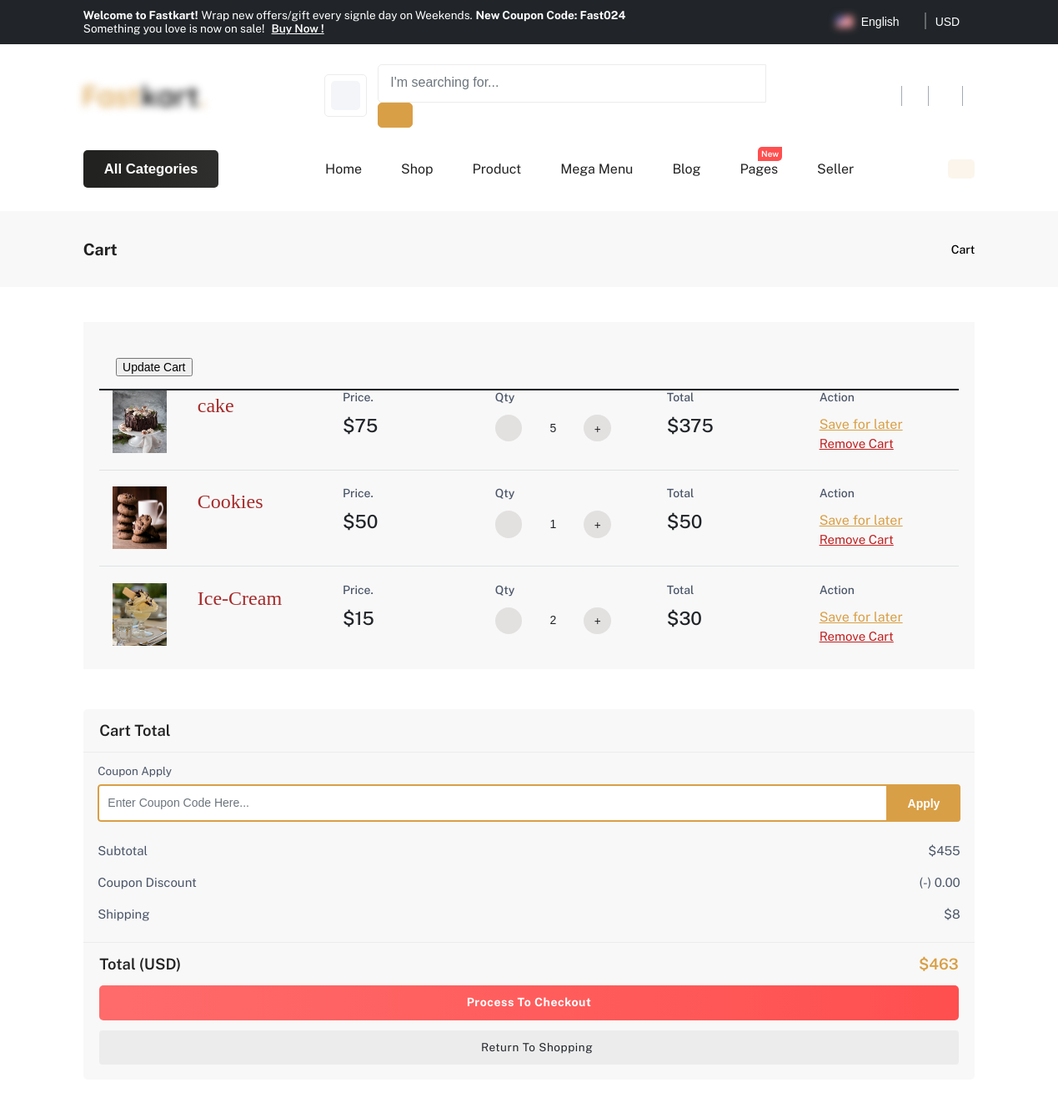
/show_cart/ (signed in, upper part), run on an earlier commit of the app's database.
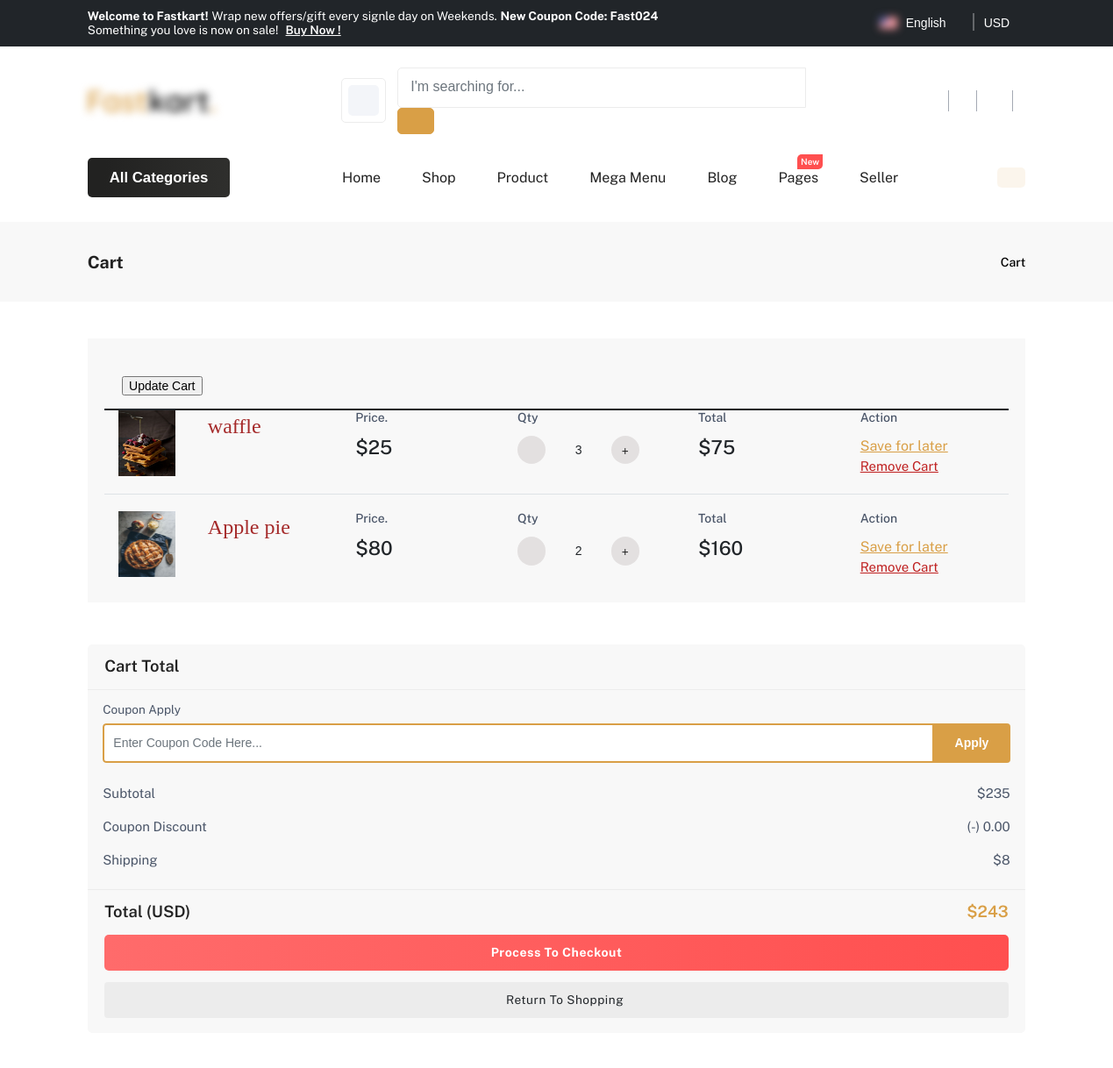
And on a later commit of the database.
### app_shop/models.py (models this page shows, shortened)
class Cart(models.Model):
    prd_id=models.ForeignKey(Product,on_delete=models.CASCADE)
    buyer_id=models.ForeignKey(User,on_delete=models.CASCADE)
    qty=models.IntegerField(default=0)
    total=models.IntegerField(default=0)

### app_seller/models.py (models this page shows)
class Product(models.Model):
    pro_name=models.CharField(max_length=50)
    pro_price=models.IntegerField()
    pro_qty=models.IntegerField()
    pro_image=models.FileField(upload_to="product/",default="pro.jpg")
    pro_desc=models.TextField(max_length=500)
    seller_id=models.ForeignKey(Seller_user,on_delete=models.CASCADE)

### app_shop/views.py (the view)
# urls.py: path('show_cart/',views.show_cart,name='show_cart'),
def show_cart(request):
    data=User.objects.get(email=request.session["email"])
    all_cart=Cart.objects.filter(buyer_id=data.id)
    sub_total=0
    for i in all_cart:
        sub_total+=i.total
    final_total=sub_total+8
    return render(request,"cart.html",{"all_cart":all_cart,"sub_total":sub_total,"final_total":final_total})

### app_shop/templates/cart.html (shortened to what this page needs)
{% extends 'header_footer.html' %}{% load static %} {% block content %}
<!DOCTYPE html>
<html lang="en">
<head>
    <link id="rtl-link" rel="stylesheet" type="text/css" href="{% static 'assets/css/vendors/bootstrap.css' %}">
    <link rel="stylesheet" type="text/css" href="{% static 'assets/css/vendors/font-awesome.css' %}">
    <link rel="stylesheet" type="text/css" href="{% static 'assets/css/vendors/feather-icon.css' %}">
    <link rel="stylesheet" type="text/css" href="{% static 'assets/css/vendors/slick/slick.css' %}">
    <link rel="stylesheet" type="text/css" href="{% static 'assets/css/vendors/slick/slick-theme.css' %}">
    <link rel="stylesheet" type="text/css" href="{% static 'assets/css/bulk-style.css' %}">
    <link id="color-link" rel="stylesheet" type="text/css" href="{% static 'assets/css/style.css' %}">
</head>
<body>
    <section class="breadscrumb-section pt-0">
        <div class="container-fluid-lg">
            <div class="row">
                <div class="col-12">
                    <div class="breadscrumb-contain">
                        <h2>Cart</h2>
                        <nav>
                            <ol class="breadcrumb mb-0">
                                <li class="breadcrumb-item">
                                    <a href="index.html">
                                        <i class="fa-solid fa-house"></i>
                                    </a>
                                </li>
                                <li class="breadcrumb-item active" aria-current="page">Cart</li>
                            </ol>
                        </nav>
                    </div>
                </div>
            </div>
        </div>
    </section>
    <section class="cart-section section-b-space">
        <div class="container-fluid-lg">
            <div class="row g-sm-5 g-3">
                <div class="col-xxl-9">
                    <div class="cart-table">
                        <div class="table-responsive-xl">
                            <table class="table">
                            <form action="{% url 'update_cart'%}" method="post">
                                <tbody>
                                    {% for i in all_cart %}
                                    <tr class="product-box-contain">
                                        <td class="product-detail">
                                            <div class="product border-0">
                                                <a href="product-left-thumbnail.html" class="product-image">
                                                    <img src="{{i.prd_id.pro_image.url}}" alt="" height="75px" width="65px">
                                                </a>
                                                <div class="product-detail">
                                                    <ul>
                                                        <li class="name">
                                                             <a href="product-left-thumbnail.html"><span style="font-size: 24px; font-family:Gadugi; color:brown ";>{{i.prd_id.pro_name}}</span></a>
                                                        </li>
                                                    </ul>
                                                </div>
                                            </div>
                                        </td>
                                        <td class="price">
                                            <h4 class="table-title text-content">Price.</h4>
                                            <h5><span style="font-size: 22px">${{i.prd_id.pro_price}} </span>
                                            </h5>
                                        </td>
                                        <td class="quantity">
                                            <h4 class="table-title text-content">Qty</h4>
                                            <div class="quantity-price">
                                                <div class="cart_qty">
                                                    <div class="input-group">
                                                        <button type="button" class="btn qty-left-minus"
                                                            data-type="minus" data-field="">
                                                            <i class="fa fa-minus ms-0" aria-hidden="true"></i>
                                                        </button>
                                                        <input class="form-control input-number qty-input" type="text"
                                                            name="quantity" value="{{i.qty}}">
                                                        <button type="button" class="btn qty-right-plus"
                                                            data-type="plus" data-field="">
                                                            <i class="fa fa-plus ms-0" aria-hidden="true"></i>
                                                        </button>
                                                    </div>
                                                </div>
                                            </div>
                                        </td>
                                        <td class="subtotal">
                                            <h4 class="table-title text-content">Total</h4>
                                            <h5><span style="font-size: 22px">${{i.total}}</span></h5>
                                        </td>
                                        <td class="save-remove">
                                            <h4 class="table-title text-content">Action</h4>
                                            <a class="save notifi-wishlist" href="javascript:void(0)">Save for later</a>
                                            <a class="remove close_button" href="{% url 'remove_cart' i.id %}">Remove Cart</a>
                                        </td>
                                    </tr>
                                    {% endfor %}
                                </tbody>
                                <div class="summery-box p-sticky">
                                    <div class="summery-header">
                                    <input type="submit" value="Update Cart">
                                </div>
                            </form>
                            </table>
                        </div>
                    </div>
                </div>
                <div class="col-xxl-3">
                    <div class="summery-box p-sticky">
                        <div class="summery-header">
                            <h3>Cart Total</h3>
                        </div>
                        <div class="summery-contain">
                            <div class="coupon-cart">
                                <h6 class="text-content mb-2">Coupon Apply</h6>
                                <div class="mb-3 coupon-box input-group">
                                    <input type="email" class="form-control" id="exampleFormControlInput1"
                                        placeholder="Enter Coupon Code Here...">
                                    <button class="btn-apply">Apply</button>
                                </div>
                            </div>
                            <ul>
                                <li>
                                    <h4>Subtotal</h4>
                                    <h4 class="price">${{sub_total}}</h4>
                                </li>
                                <li>
                                    <h4>Coupon Discount</h4>
                                    <h4 class="price">(-) 0.00</h4>
                                </li>
                                <li class="align-items-start">
                                    <h4>Shipping</h4>
                                    <h4 class="price text-end">$8</h4>
                                </li>
                            </ul>
                        </div>
                        <ul class="summery-total">
                            <li class="list-total border-top-0">
                                <h4>Total (USD)</h4>
                                <h4 class="price theme-color">${{final_total}}</h4>
                            </li>
                        </ul>
                        <div class="button-group cart-button">
                            <ul>
                                <li>
                                    <button onclick="location.href = 'checkout.html';"
                                        class="btn btn-animation proceed-btn fw-bold" id="pay-btn">Process To Checkout</button>
                                </li>
                                <li>
                                    <button onclick="location.href = 'index.html';"
                                        class="btn btn-light shopping-button text-dark">
                                        <i class="fa-solid fa-arrow-left-long"></i>Return To Shopping</button>
                                </li>
                            </ul>
                        </div>
                    </div>
                </div>
            </div>
        </div>
    </section>
</body>
</html>
{% endblock %}

What changed in the data, as far as the page shows it:
removed Cart: prd_id.pro_image (picture), prd_id.pro_name "cake", prd_id.pro_price "75", quantity "5", total "375"
removed Cart: prd_id.pro_image (picture), prd_id.pro_name "Cookies", prd_id.pro_price "50", quantity "1", total "50"
removed Cart: prd_id.pro_image (picture), prd_id.pro_name "Ice-Cream", prd_id.pro_price "15", quantity "2", total "30"
added Cart: prd_id.pro_image (picture), prd_id.pro_name "waffle", prd_id.pro_price "25", quantity "3", total "75"
added Cart: prd_id.pro_image (picture), prd_id.pro_name "Apple pie", prd_id.pro_price "80", quantity "2", total "160"
Also different on the page:
{{ sub_total }}: "455" → "235"
{{ final_total }}: "463" → "243"
